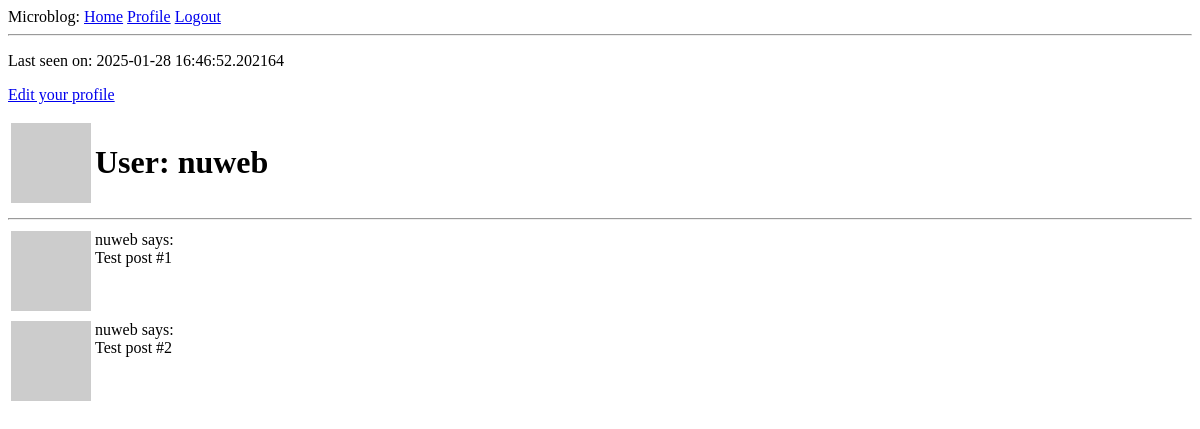
Before: /user/nuweb (signed in) with the older database file.
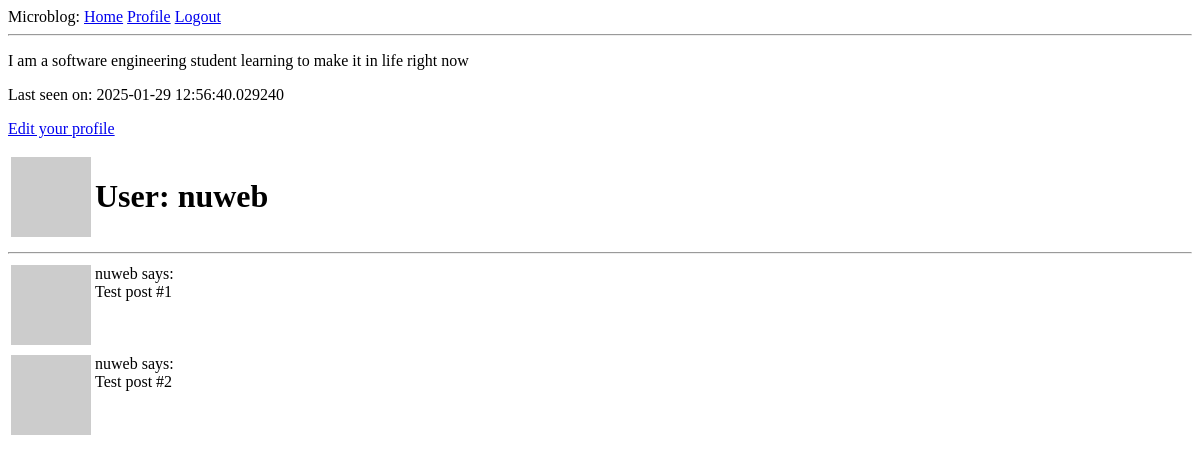
After: the same page with the newer database file.
### app/models.py (models this page shows, shortened)
class User(UserMixin, db.Model):
    id = db.Column(db.Integer, primary_key=True)
    username = db.Column(db.String(64), index=True, unique=True)
    email = db.Column(db.String(120), index=True, unique=True)
    password_hash = db.Column(db.String(128))
    posts = db.relationship('Post', backref='author', lazy='dynamic')
    about_me = db.Column(db.String(140))
    last_seen = db.Column(db.DateTime, default=datetime.now(timezone.utc))
    followed = db.relationship('User', secondary=followers, primaryjoin=(followers.c.follower_id == id), secondaryjoin=(followers.c.followed_id == id), backref=db.backref('followers', lazy='dynamic'), lazy='dynamic')
    def avatar(self, size):
        digest = md5(self.email.lower().encode('utf8')).hexdigest()
        return 'https://www.gravatar.com/avatar/{}?d=identicon&s={}'.format(digest, size)

### app/routes.py (the view)
@app.route('/user/<username>')
@login_required
def user(username):
    user = User.query.filter_by(username=username).first_or_404()
    posts = [
        {'author': user, 'body': 'Test post #1'},
        {'author': user, 'body': 'Test post #2'},
    ]
    return render_template('user.html', user=user, posts=posts)

### app/models.py (called while the page is built)
@login.user_loader
def load_user(id):
    return User.query.get(int(id))

### app/routes.py (called while the page is built)
@app.before_request
def before_request():
    if current_user.is_authenticated:
        current_user.last_seen = datetime.now(timezone.utc)
        db.session.commit()

### app/templates/user.html
{% extends 'base.html' %}
{% block content %}
    <table>
        <tr valign="top">
            <td><img src="{{ user.avatar(120) }}" /></td>
            <td><h1>User: {{ user.username }}</h1></td>
            {% if user.about_me %}<p>{{user.about_me }}</p>{% endif %}
            {% if user.last_seen %}<p>Last seen on: {{user.last_seen }}</p>{% endif %}
            {% if user == current_user %}
                <p><a href="{{ url_for('edit_profile') }}">Edit your profile</a></p>
            {% endif %}
        </tr>
    </table>
    <hr />
    {% for post in posts %}
        {% include '_post.html' %}
    {% endfor %}
{% endblock %}

### app/templates/base.html (shortened to what this page needs)
<!DOCTYPE html>
<html lang="en">
  <head>
  </head>
  <body>
    <div>
      Microblog:
      <a href="{{ url_for('index' ) }}">Home</a>
      {% if current_user.is_anonymous %}
        <a href="{{ url_for('login' ) }}">Login</a>
      {% else %}
        <a href="{{ url_for('user', username=current_user.username ) }}">Profile</a>
        <a href="{{ url_for('logout' ) }}">Logout</a>
      {% endif %}
    </div>
    <hr />
    {% block content %}{% endblock %}
  </body>
</html>

### app/templates/_post.html
<table>
    <tr valign="top">
        <td><img src="{{ post.author.avatar(36) }}"></td>
        <td>{{ post.author.username }} says:<br>{{ post.body }}</td>
    </tr>
</table>

Changed rows visible on the page:
changed User "nuweb": about_me (not shown) → "I am a software engineering student learning to make it in life right now"; last_seen "2025-01-28 16:46:52.202164" → "2025-01-29 12:56:40.029240"
